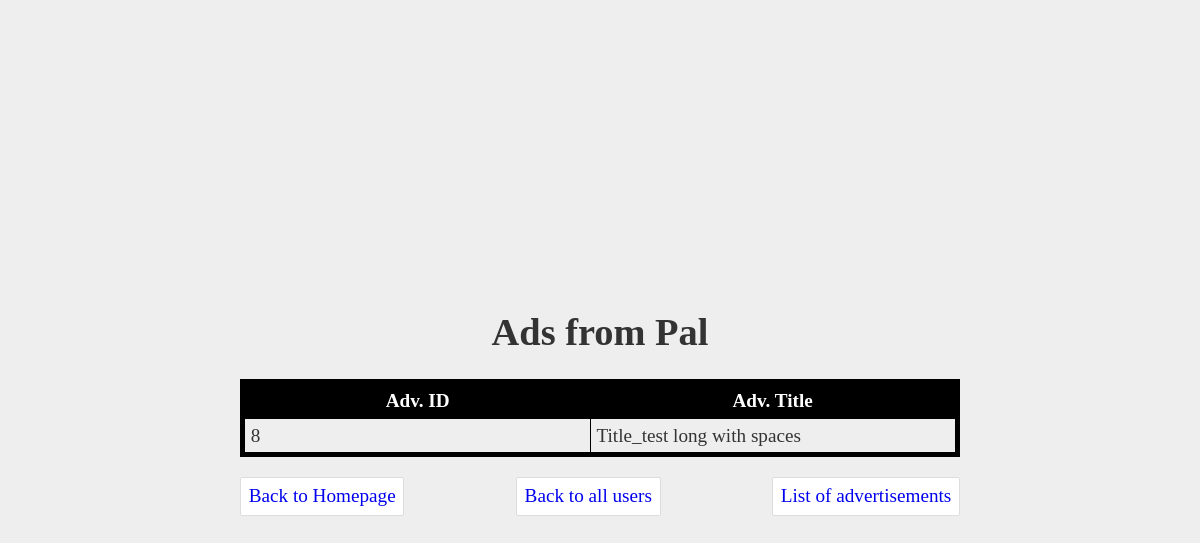
Screenshot of /users.php?user_id=5 with the database file from the repository.
### tables this page shows
CREATE TABLE `users` (
  `user_id` int(11) NOT NULL,
  `user_name` varchar(50) NOT NULL
);

CREATE TABLE `advertisements` (
  `ad_id` int(11) NOT NULL,
  `ad_user` int(11) DEFAULT NULL,
  `ad_title` varchar(255) NOT NULL
);

### includes/autoloader.php (called while the page is built, shortened)
<?php
function loadClasses($className){
  $path = 'classes/';
  $extension = "_class.php";
  $fullPath = $path . $className . $extension;
}

### classes/dbhandler_class.php (called while the page is built)
<?php
class DBHandler{
  private $host = "localhost";
  private $user = "rabitDB";
  private $pswd = "rabitpwd1234";
  private $db = "rabit";
  protected function connect(){
    $dest = 'mysql:host=' . $this->host . ';dbname=' . $this->db;
    $pdo = new PDO($dest, $this->user, $this->pswd);
    $pdo->setAttribute(PDO::ATTR_DEFAULT_FETCH_MODE, PDO::FETCH_ASSOC);
    return $pdo;
  }
}

### classes/page_class.php (called while the page is built, shortened)
<?php
class Page extends DBHandler{
  protected function getUserName($userId){
    $sql = 'SELECT user_name FROM users WHERE user_id = ? LIMIT 1';
    $stmt = $this->connect()->prepare($sql);
    $stmt->execute([$userId]);
    $userNameOut = $stmt->fetch();
    return ($userNameOut != NULL) ? $userNameOut['user_name'] : NULL;
  }
  protected function getAdsFromUser($userId){
    $sql = 'SELECT ad_id, ad_title FROM advertisements WHERE ad_user= ?';
    $stmt = $this->connect()->prepare($sql);
    $stmt->execute([$userId]);
    return $stmt->fetchAll();
  }
}

### users.php (the view, shortened to what this page needs)
<?php
include 'includes/autoloader.php';
?><!DOCTYPE html>
<html>
  <head>
    <link rel="stylesheet" href="../css/style.css" type="text/css">
  </head>
  <body>
    <div id="wrapper">
      <?php
      $pView = new PageView();
      if (isset($_GET["user_id"])){
        echo '<h1>Ads from '.$pView->getName($_GET["user_id"]).'</h1>';
      }else{
        echo '<h1>List of users</h1>';
      }
      if (!isset($_GET["user_id"])){
        $pView->getUsersTable();
      }else{
        $pView->getAdsFromUserId($_GET["user_id"]);
      }
      ?>
      <div id="linkWrapper">
        <a href="/">Back to Homepage</a>
        <?php
        $html = '<a href="/users">Back to all users</a>';
        echo (isset($_GET["user_id"])) ? $html : NULL;
        ?>
        <a href="/ads">List of advertisements</a>
      </div>
    </div>
  </body>
</html>

### classes/pageview_class.php (shortened to what this page needs)
<?php
class PageView extends Page{
  public function getName($userId){
    return ($this->getUserName($userId) != NULL) ? $this->getUserName($userId) : "No such user";
  }
  public function getAdsFromUserId($userId){
    $ads = $this->getAdsFromUser($userId);
    $adTable = "<table>";
    $adTable .= "<tr>";
    $adTable .= "<th>Adv. ID</th>";
    $adTable .= "<th>Adv. Title</th>";
    $adTable .= "</tr>";
    foreach ($ads as $adRow) {
      $adTable .= "<tr>";
      $adTable .= "<td>".$adRow['ad_id']."</td>";
      $adTable .= "<td>".$adRow['ad_title']."</td>";
      $adTable .= "</tr>";
    }
    $adTable .= "</table>";
    echo $adTable;
  }
}

### css/style.css (style rules this page uses)
body { margin:0; padding: 0; color:#333; font-family: Calibri; font-size: 1.2em; background-color: #eee; }
#wrapper { min-height: 100vh; width: 100vw; display: flex; flex-direction: column; justify-content: center; align-items: center; }
#wrapper table { width: 60vw; border: 0.3em solid black; border-radius: 10px; border-collapse: collapse; }
#wrapper table tr:nth-child(2n+1) { background-color: #bdb; }
#wrapper table th, td { padding: 0.3em; }
#wrapper table th { background-color: black; color: white; }
#wrapper table td { width: 60vw; border: 0.1em solid black; }
#linkWrapper { width: 60vw; display: flex; justify-content: space-between; flex-direction: row; align-items: center; align-self:center; margin-top: 1em }
#linkWrapper a { display:block; padding:0.4em; background-color: white; border:0.1em solid #ddd; border-radius: 0.1em; text-decoration: none; }

### rows the page displays
users: user_name "Pal"
advertisements: ad_id "8", ad_title "Title_test long with spaces"
